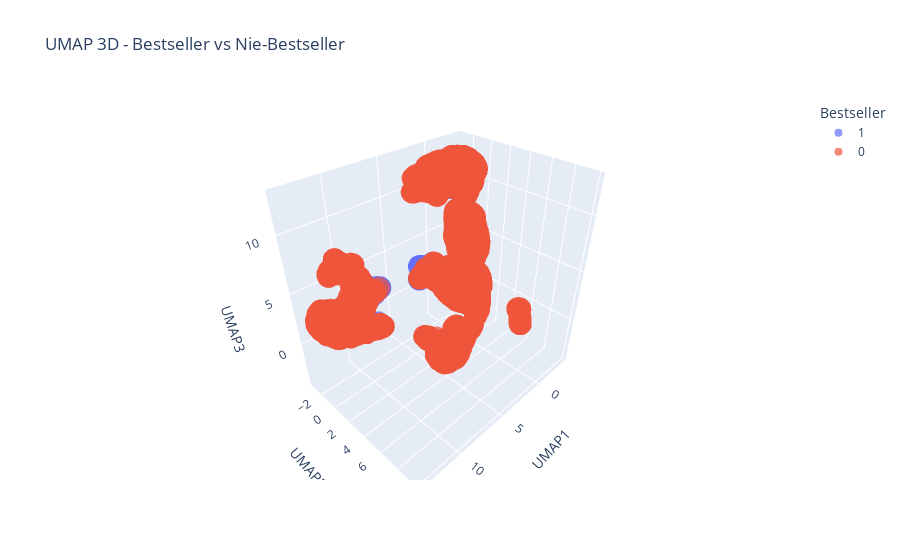

The code cell stored with this chart in its notebook:
### Code cell
import pandas as pd
import numpy as np
import plotly.express as px
import umap.umap_ as umap
from sklearn.preprocessing import StandardScaler

# ======= 1. Wczytanie danych =======
df_books = pd.read_csv(BOOKS_PATH)  # Zmień ścieżkę na swoją

# ======= 2. Tworzenie etykiety bestsellerów (≥ 2000 posiadaczy) =======
bestseller_threshold = 2000
df_books["bestseller"] = (df_books["number_of_people_has"] >= bestseller_threshold).astype(int)

# ======= 3. Feature Engineering =======
df_books["description_length"] = df_books["description"].apply(lambda x: len(str(x)) if pd.notnull(x) else 0)

rating_features = [f"rating_{i}" for i in range(1, 11)]
top_authors = df_books["author"].value_counts().index[:100]
df_books["is_top_author"] = df_books["author"].apply(lambda x: 1 if x in top_authors else 0)

categorical_features = ["Kategoria", "Format", "Cykl"]
from sklearn.preprocessing import LabelEncoder
le = LabelEncoder()
for col in categorical_features:
    df_books[col] = df_books[col].fillna("Unknown")
    df_books[col] = le.fit_transform(df_books[col])

# ======= 4. Wybór finalnych cech =======
selected_features = ["description_length", "is_top_author"] + rating_features + categorical_features
df_class_final = df_books[selected_features + ["bestseller"]].dropna()

# ======= 5. UMAP - Redukcja wymiarów do 3D =======
X_umap = df_class_final[selected_features]
y_umap = df_class_final["bestseller"]

scaler_umap = StandardScaler()
X_umap_scaled = scaler_umap.fit_transform(X_umap)

# Wykonanie UMAP
reducer = umap.UMAP(n_neighbors=15, min_dist=0.1, n_components=3, random_state=42)
X_umap_3d = reducer.fit_transform(X_umap_scaled)

# Tworzenie DataFrame z wynikami UMAP
df_umap = pd.DataFrame(X_umap_3d, columns=["UMAP1", "UMAP2", "UMAP3"])
df_umap["bestseller"] = y_umap.values

# ======= 6. Wizualizacja interaktywna 3D w Plotly =======
fig = px.scatter_3d(df_umap, x="UMAP1", y="UMAP2", z="UMAP3", 
                     color=df_umap["bestseller"].astype(str),
                     title="UMAP 3D - Bestseller vs Nie-Bestseller",
                     labels={"color": "Bestseller"},
                     opacity=0.7)

fig.show()

### Figure 1 — Plotly figure (JSON) as saved in the notebook; plotly's stock layout.template omitted (floating-point values rounded to 4 significant figures; data arrays with more than 128 entries replaced by an {"elided": "..."} marker saying what was removed)
{"data": [{"hovertemplate": "Bestseller=1<br>UMAP1=%{x}<br>UMAP2=%{y}<br>UMAP3=%{z}<extra></extra>", "legendgroup": "1", "marker": {"color": "#636efa", "opacity": 0.7, "symbol": "circle"}, "mode": "markers", "name": "1", "scene": "scene", "showlegend": true, "type": "scatter3d", "x": {"elided": "496 float values"}, "y": {"elided": "496 float values"}, "z": {"elided": "496 float values"}}, {"hovertemplate": "Bestseller=0<br>UMAP1=%{x}<br>UMAP2=%{y}<br>UMAP3=%{z}<extra></extra>", "legendgroup": "0", "marker": {"color": "#EF553B", "opacity": 0.7, "symbol": "circle"}, "mode": "markers", "name": "0", "scene": "scene", "showlegend": true, "type": "scatter3d", "x": {"elided": "9524 float values"}, "y": {"elided": "9524 float values"}, "z": {"elided": "9524 float values"}}], "layout": {"legend": {"title": {"text": "Bestseller"}, "tracegroupgap": 0}, "scene": {"domain": {"x": [0, 1], "y": [0, 1]}, "xaxis": {"title": {"text": "UMAP1"}}, "yaxis": {"title": {"text": "UMAP2"}}, "zaxis": {"title": {"text": "UMAP3"}}}, "title": {"text": "UMAP 3D - Bestseller vs Nie-Bestseller"}}}
